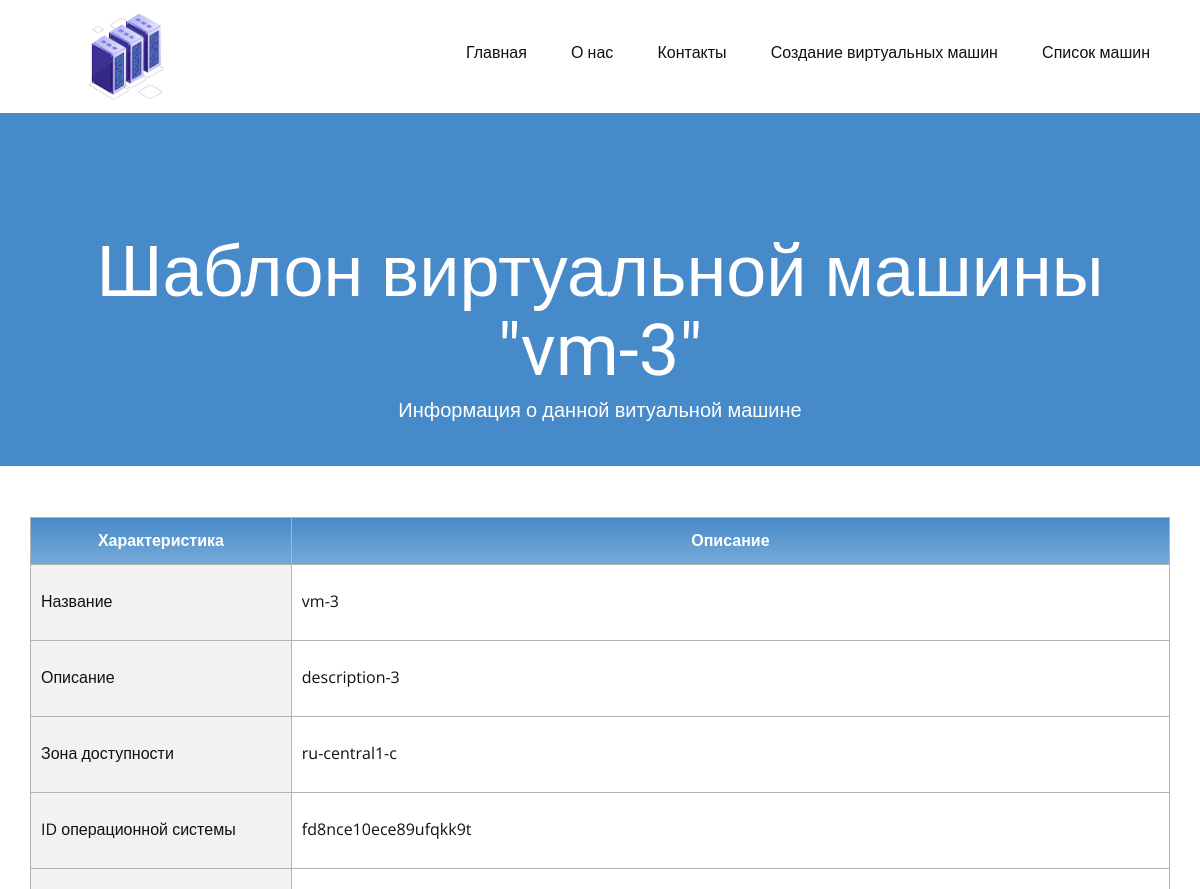
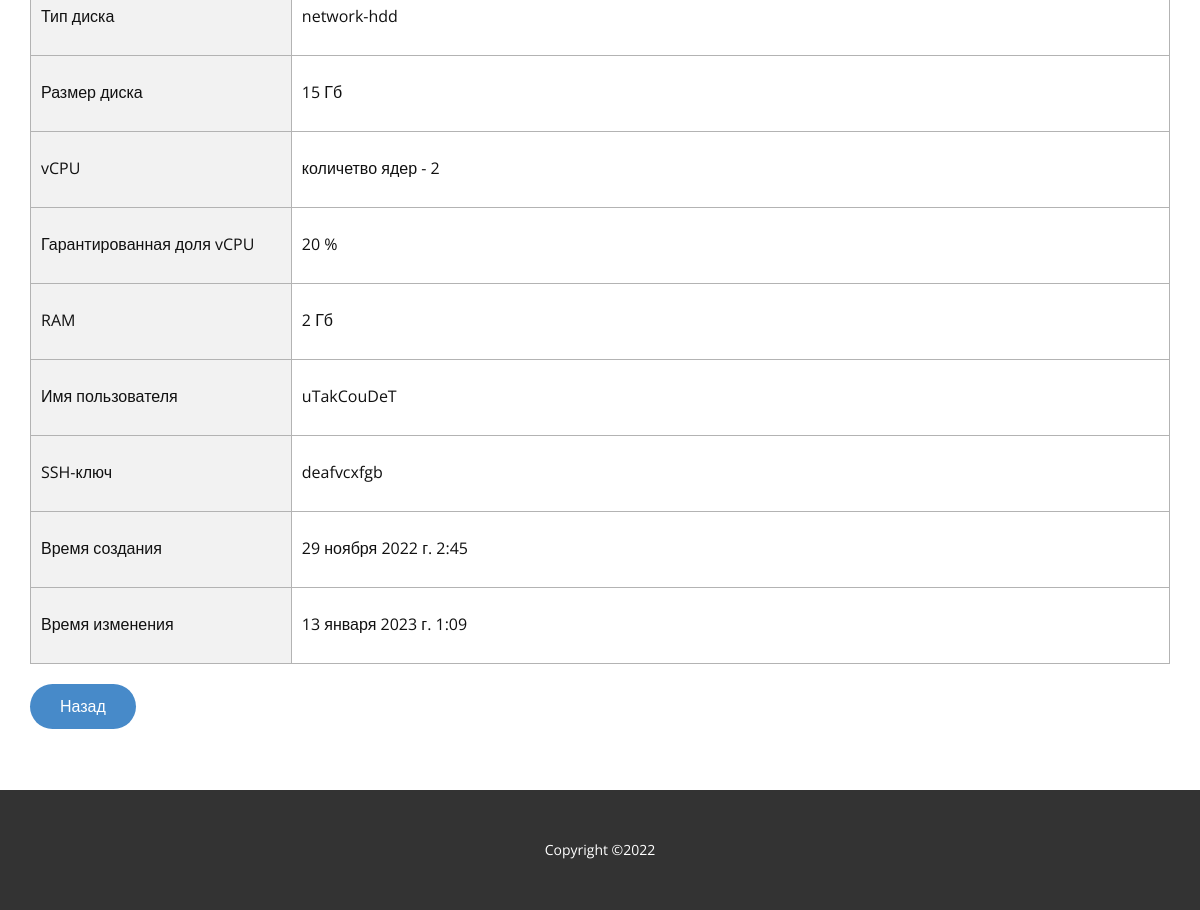
The page /vm/vm-3 on the database its author committed (2 pictures, top to bottom).
### MySite/models.py (models this page shows, shortened)
class VirtualMachine(models.Model):
    name = models.CharField(max_length=40, unique=True, verbose_name='Название')
    description = models.TextField(verbose_name='Описание')
    ZONE = [
        ('ru-central1-a', 'ru-central-a'),
        ('ru-central1-b', 'ru-central-b'),
        ('ru-central1-c', 'ru-central-c'),
    ]
    zone = models.CharField(choices=ZONE, max_length=13, default='ru-central1-a', verbose_name='Зона доступности')
    IMAGE_ID = [
        ('fd8bh0c781u19q50m4kj', 'Ubuntu-22.04'),
        ('fd8e65d4chiel4ussa9o', 'Debian-11'),
        ('fd84go2nk3voj0gg7tpn', 'openSUSE-Leap-15.3'),
        ('fd8bv62nmsjf6hmjrh96', 'AlmaLinux-8'),
        ('fd8nce10ece89ufqkk9t', 'Astra-Linux-Common-Edition-2.12'),
        ('fd8i8fljrbbcclckhlm9', 'ALT-Linux-10'),
        ('fd8jvcoeij6u9se84dt5', 'CentOS-7'),
        ('fd8phu675e6sgsa68pvj', 'Fedora-35'),
        ('fd865udut6b1gvgh5igh', 'Fedora-CoreOS-35'),
        ('fd8mnkj7vk131q9ll4p5', 'CentOS-Stream-8'),
        ('fd8q0kjl4l1iovds9f29', 'REDOS-7.3'),
    ]
    image_id = models.CharField(choices=IMAGE_ID, max_length=20, default='fd8phu675e6sgsa68pvj',
                                verbose_name='Операционная система')
    BOOT_DISK_TYPE = [
        ('network-hdd', 'HDD'),
        ('network-ssd', 'SSD'),
        ('network-ssd-nonreplicated', 'NR-SSD'),
    ]
    boot_disk_type = models.CharField(max_length=25, choices=BOOT_DISK_TYPE, default='network-hdd',
                                      verbose_name='Тип диска')
    boot_disk_size = models.PositiveSmallIntegerField(verbose_name='Размер диска', default=15)
    cores = models.PositiveSmallIntegerField(verbose_name='vCPU', default=2)
    CORE_FRACTION = [
        (5, '5%'),
        (20, '20%'),
        (100, '100%'),
    ]
    core_fraction = models.PositiveSmallIntegerField(choices=CORE_FRACTION, verbose_name='Гарантированная доля vCPU',
                                                     default=20)
    memory = models.PositiveSmallIntegerField(verbose_name='RAM', default=2)
    username = models.CharField(max_length=20, verbose_name='Имя пользователя', default='user')
    ssh_key = models.CharField(max_length=500, verbose_name='SSH-ключ')
    time_create = models.DateTimeField(auto_now_add=True, verbose_name='Время создания')
    time_update = models.DateTimeField(auto_now=True, verbose_name='Время изменения')
    running = models.BooleanField(verbose_name='Активна', default=False)
    FIELDS = {
        "Название": name,
        "Описание": description,
        "Зона доступности": zone,
        "Операционная система": image_id,
        "Тип диска": boot_disk_type,
        "Размер диска": boot_disk_size,
        "vCPU": cores,
        "Гарантированная доля vCPU": core_fraction,
        "RAM": memory,
        "Имя пользователя": username,
        "SSH-ключ": ssh_key,
        "Время создания": time_create,
        "Время изменения": time_update,
        "Активна": running,
    }
    class Meta:
        verbose_name = 'Виртуальные машины'
        verbose_name_plural = 'Виртуальные машины'
        ordering = ['time_create']

### MySite/views.py (the view)
# urls.py: path('vm/<str:vm_name>', views.vm_view, name='vm'),
def vm_view(request, vm_name):
    context = {'title': f'Шаблон \"{vm_name}\"', 'cssFile': 'css/Список-машин.css',
               'vm': VirtualMachine.objects.get(name=vm_name)}
    return render(
        request,
        'Шаблон-виртуальной-машины.html',
        context=context,
    )

### MySite/templates/Шаблон-виртуальной-машины.html
{% extends 'base.html' %}
{% block content %}
    {% load static %}
    <section class="u-align-center u-clearfix u-section-1" id="sec-5132">
        <div class="u-align-left u-container-style u-expanded-width u-group u-palette-1-base u-group-1">
            <div class="u-container-layout u-container-layout-1">
                <h1 class="u-align-center u-text u-title u-text-1">Шаблон виртуальной машины "{{ vm.name }}"</h1>
                <p class="u-align-center u-large-text u-text u-text-variant u-text-2">
                    Информация о данной витуальной машине
                </p>
            </div>
        </div>
    </section>
    <section class="u-align-center u-clearfix u-section-2" id="sec-5c99">
        <div class="u-clearfix u-sheet u-sheet-1">
            <div class="u-expanded-width u-table u-table-responsive u-table-1">
                <table class="u-table-entity u-table-entity-1">
                    <colgroup>
                        <col width="22.9%">
                        <col width="77.1%">
                    </colgroup>
                    <thead class="u-align-center u-gradient u-table-header u-text-white u-table-header-1">
                    <tr style="height: 46px;">
                        <th class="u-border-1 u-border-grey-30 u-table-cell u-table-cell-1">Характеристика</th>
                        <th class="u-border-1 u-border-grey-30 u-table-cell u-table-cell-2">Описание</th>
                    </tr>
                    </thead>
                    <tbody class="u-table-body">
                    <tr style="height: 76px;">
                        <td class="u-border-1 u-border-grey-30 u-first-column u-grey-5 u-table-cell">
                            {{ "Название" }}
                        </td>
                        <td class="u-border-1 u-border-grey-30 u-table-cell">
                            {{ vm.name }}
                        </td>
                    </tr>
                    <tr style="height: 76px;">
                        <td class="u-border-1 u-border-grey-30 u-first-column u-grey-5 u-table-cell">
                            {{ "Описание" }}
                        </td>
                        <td class="u-border-1 u-border-grey-30 u-table-cell">
                            {{ vm.description }}
                        </td>
                    </tr>
                    <tr style="height: 76px;">
                        <td class="u-border-1 u-border-grey-30 u-first-column u-grey-5 u-table-cell">
                            {{ "Зона доступности" }}
                        </td>
                        <td class="u-border-1 u-border-grey-30 u-table-cell">
                            {{ vm.zone }}
                        </td>
                    </tr>
                    <tr style="height: 76px;">
                        <td class="u-border-1 u-border-grey-30 u-first-column u-grey-5 u-table-cell">
                            {{ "ID операционной системы" }}
                        </td>
                        <td class="u-border-1 u-border-grey-30 u-table-cell">
                            {{ vm.image_id }}
                        </td>
                    </tr>
                    <tr style="height: 76px;">
                        <td class="u-border-1 u-border-grey-30 u-first-column u-grey-5 u-table-cell">
                            {{ "Тип диска" }}
                        </td>
                        <td class="u-border-1 u-border-grey-30 u-table-cell">
                            {{ vm.boot_disk_type }}
                        </td>
                    </tr>
                    <tr style="height: 76px;">
                        <td class="u-border-1 u-border-grey-30 u-first-column u-grey-5 u-table-cell">
                            {{ "Размер диска" }}
                        </td>
                        <td class="u-border-1 u-border-grey-30 u-table-cell">
                            {{ vm.boot_disk_size }} Гб
                        </td>
                    </tr>
                    <tr style="height: 76px;">
                        <td class="u-border-1 u-border-grey-30 u-first-column u-grey-5 u-table-cell">
                            {{ "vCPU" }}
                        </td>
                        <td class="u-border-1 u-border-grey-30 u-table-cell">
                            количетво ядер - {{ vm.cores }}
                        </td>
                    </tr>
                    <tr style="height: 76px;">
                        <td class="u-border-1 u-border-grey-30 u-first-column u-grey-5 u-table-cell">
                            {{ "Гарантированная доля vCPU" }}
                        </td>
                        <td class="u-border-1 u-border-grey-30 u-table-cell">
                            {{ vm.core_fraction }} %
                        </td>
                    </tr>
                    <tr style="height: 76px;">
                        <td class="u-border-1 u-border-grey-30 u-first-column u-grey-5 u-table-cell">
                            {{ "RAM" }}
                        </td>
                        <td class="u-border-1 u-border-grey-30 u-table-cell">
                            {{ vm.memory }} Гб
                        </td>
                    </tr>
                    <tr style="height: 76px;">
                        <td class="u-border-1 u-border-grey-30 u-first-column u-grey-5 u-table-cell">
                            {{ "Имя пользователя" }}
                        </td>
                        <td class="u-border-1 u-border-grey-30 u-table-cell">
                            {{ vm.username }}
                        </td>
                    </tr>
                    <tr style="height: 76px;">
                        <td class="u-border-1 u-border-grey-30 u-first-column u-grey-5 u-table-cell">
                            {{ "SSH-ключ" }}
                        </td>
                        <td class="u-border-1 u-border-grey-30 u-table-cell">
                            {{ vm.ssh_key }}
                        </td>
                    </tr>
                    <tr style="height: 76px;">
                        <td class="u-border-1 u-border-grey-30 u-first-column u-grey-5 u-table-cell">
                            {{ "Время создания" }}
                        </td>
                        <td class="u-border-1 u-border-grey-30 u-table-cell">
                            {{ vm.time_create }}
                        </td>
                    </tr>
                    <tr style="height: 76px;">
                        <td class="u-border-1 u-border-grey-30 u-first-column u-grey-5 u-table-cell">
                            {{ "Время изменения" }}
                        </td>
                        <td class="u-border-1 u-border-grey-30 u-table-cell">
                            {{ vm.time_update }}
                        </td>
                    </tr>
                    </tbody>
                </table>
                <a href="{% url 'vmList' %}"
                   class="u-btn u-btn-round u-button-style u-hover-palette-1-dark-1 u-palette-1-base u-radius-50 u-btn-1">
                    Назад
                </a>
            </div>
        </div>
    </section>
{% endblock %}

### MySite/static/css/Список-машин.css (style rules this page uses)
.u-section-1 { min-height: 353px; }
.u-section-1 .u-group-1 { min-height: 353px; height: auto; margin-top: 0; margin-bottom: 0; }
.u-section-1 .u-container-layout-1 { padding: 30px; }
.u-section-1 .u-text-1 { margin: 89px 55px 0; }
.u-section-1 .u-text-2 { width: 826px; margin: 4px auto 0; }
.u-section-2 .u-sheet-1 { min-height: 525px; }
.u-section-2 .u-table-1 { margin: 51px 0 60px; }
.u-section-2 .u-table-entity-1 { min-height: 100px; }
.u-section-2 .u-table-header-1 { font-weight: 700; background-image: linear-gradient(#478ac9, #77aad9); }
.u-section-2 .u-table-cell-1 { border-style: solid; }
.u-section-2 .u-table-cell-2 { border-style: solid; }

### rows shown on the page
VirtualMachine: name "vm-3", description "description-3", zone "ru-central1-c", image_id "fd8nce10ece89ufqkk9t", boot_disk_type "network-hdd", boot_disk_size "15", cores "2", core_fraction "20", memory "2", username "uTakCouDeT", ssh_key "deafvcxfgb", time_create "29 ноября 2022 г. 2:45", time_update "13 января 2023 г. 1:09"

### other values the page prints
{{ "Название" }} "Название"
{{ "Описание" }} "Описание"
{{ "Зона доступности" }} "Зона доступности"
{{ "ID операционной системы" }} "ID операционной системы"
{{ "Тип диска" }} "Тип диска"
{{ "Размер диска" }} "Размер диска"
{{ "vCPU" }} "vCPU"
{{ "Гарантированная доля vCPU" }} "Гарантированная доля vCPU"
{{ "RAM" }} "RAM"
{{ "Имя пользователя" }} "Имя пользователя"
{{ "SSH-ключ" }} "SSH-ключ"
{{ "Время создания" }} "Время создания"
{{ "Время изменения" }} "Время изменения"
